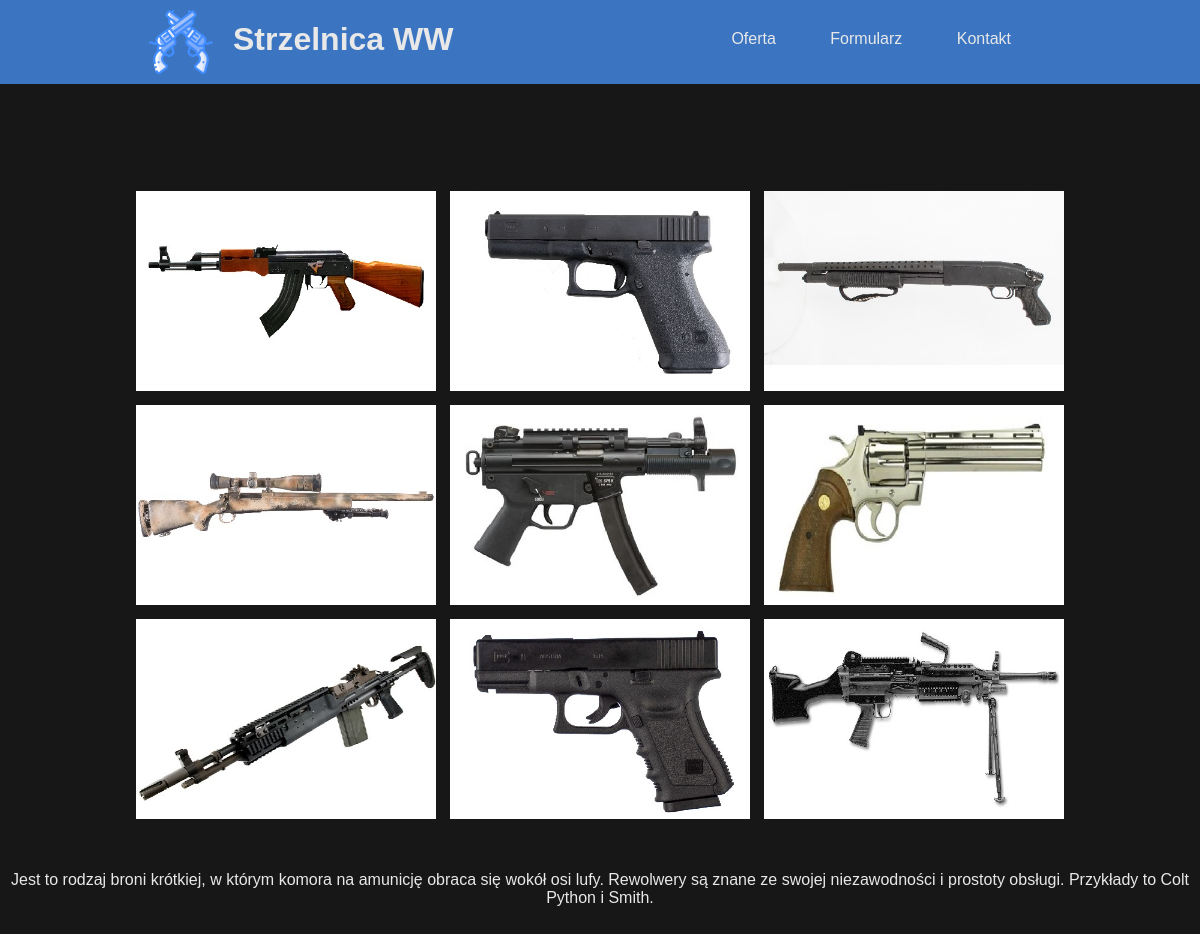
Page /oferta.php on the committed database.
### tables this page shows
CREATE TABLE `zdjecia` (
  `id_zdjecia` int(11) NOT NULL,
  `NazwaPliku` varchar(255) NOT NULL
);

CREATE TABLE `opisy` (
  `id_zdjecia` int(11) NOT NULL,
  `opis` varchar(255) NOT NULL
);

### oferta.php (the view, shortened to what this page needs)
<html lang="en">
<head>
    <link rel="stylesheet" href="STYLE.css">
</head>
<body>
    <header>
        <a href="index.html" class="text-logo">
            <img src="revolver.png" alt="guns_logo">
            <h1>Strzelnica WW</h1>
        </a>
        <div class="links">
            <a href="oferta.php">Oferta</a>
            <a href="formularz.php">Formularz</a>
            <a href="kontakt.html">Kontakt</a>
        </div>
    </header>
    <section class="zdjecia">
        <?php
            $conn = mysqli_connect('localhost', 'root', '', 'strzelnica');
            $query = "SELECT NazwaPliku, id_zdjecia FROM zdjecia;";
            $result = mysqli_query($conn, $query);
            while($row = mysqli_fetch_array($result)){
                echo "<img class='image' src=".$row[0]." alt=".$row[1].">";
            }
        ?>
    </section>
    <section>
        <?php
        $query2 = "SELECT opis FROM opisy;";
        $result2 = mysqli_query($conn, $query2);
        while($row = mysqli_fetch_array($result2)){
            echo "<p class='description'>$row[0]</p>";
        }
        ?>
    </section>
</body>
</html>

### STYLE.css (style rules this page uses)
* { font-family: 'Lucida Sans', 'Lucida Sans Regular', 'Lucida Grande', 'Lucida Sans Unicode', Geneva, Verdana, sans-serif; color: rgb(232, 232, 232); text-decoration: none; }
header { background-color: #3B75C2; color: rgb(232, 232, 232); display: flex; justify-content: space-around; text-align: center; }
.text-logo { display: flex; }
.text-logo h1 { margin-left: 10px; }
.text-logo img { margin: 10px; }
.links { display: block; margin-top: 30px }
.links a { margin-right: 50px; }
section { margin-left: auto; margin-right: auto; margin-top: 45px; text-align: center; }
body { background-color: rgb(23, 23, 23); margin: 0; }
.zdjecia { margin-top: 100px; width: 1000px; }
.image { cursor: pointer; height: 200px; padding: 7px; }

### rows in the picture
zdjecia: NazwaPliku (picture)
zdjecia: NazwaPliku (picture)
zdjecia: NazwaPliku (picture)
zdjecia: NazwaPliku (picture)
zdjecia: NazwaPliku (picture)
zdjecia: NazwaPliku (picture)
zdjecia: NazwaPliku (picture)
zdjecia: NazwaPliku (picture)
zdjecia: NazwaPliku (picture)
opisy: opis "Jest to rodzaj broni krótkiej, w którym komora na amunicję obraca się wokół osi lufy. Rewolwery są znane ze swojej niezawodności i prostoty obsługi. Przykłady to Colt Python i Smith."
